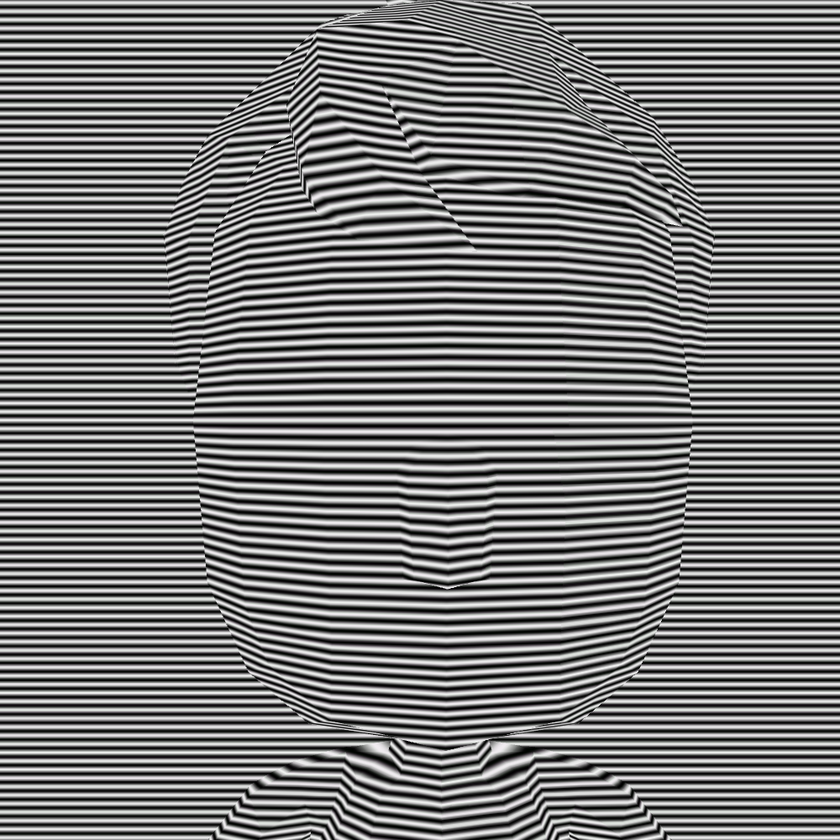
#> input picture phase_f1.png, 840 x 840 px, shrunk from 1000 x 1000 before the run
$ python process_images.py
#> lines starting #> are read from the running program, lines starting #| are printed output that depends on the picture
#> in gray_file, img is the input picture: shape (840, 840, 3); mean B, G, R 120.2, 120.3, 120.2
import cv2
import numpy as np
import matplotlib.pyplot as plt

def display_plot(img, spectr, img2):
    magnitude_spectrum = 20 * np.log(cv2.magnitude(spectr[:, :, 0], spectr[:, :, 1]))
    plt.subplot(131), plt.imshow(img, cmap='gray')
    plt.title('Input Image'), plt.xticks([]), plt.yticks([])
    plt.subplot(132), plt.imshow(magnitude_spectrum, cmap='gray')
    plt.title('Magnitude Spectrum'), plt.xticks([]), plt.yticks([])
    plt.subplot(133), plt.imshow(img2, cmap='gray')
    plt.title('Output Image'), plt.xticks([]), plt.yticks([])
    fig, ax = plt.subplots()
    ax.plot(range(magnitude_spectrum.shape[0]), magnitude_spectrum[:][500])
    ax.grid()
    plt.show()


def lpf(img):
    rows, cols = img.shape
    crow, ccol = rows // 2, cols // 2
    mask = np.zeros((rows, cols, 2), np.uint8)
    mask[crow - 100:crow + 100, ccol - 100:ccol + 100] = 1
    return dft_image(img, mask)


def hpf(img):
    rows, cols = img.shape
#> rows = 840; cols = 840
    crow, ccol = rows // 2, cols // 2
#> crow = 420; ccol = 420
    mask = np.ones((rows, cols, 2), np.uint8)
    mask[crow - 50:crow + 50, ccol - 50:ccol + 50] = 0
    return dft_image(img, mask)


def dft_image(img, mask):
    dft = cv2.dft(img, flags=cv2.DFT_COMPLEX_OUTPUT)
    dft_shift = np.fft.fftshift(dft)
    fshift = dft_shift * mask
    f_ishift = np.fft.ifftshift(fshift)
    img_back = cv2.idft(f_ishift)
    img_back = cv2.magnitude(img_back[:, :, 0], img_back[:, :, 1])
    img_back = (img_back - np.min(img_back)) / (np.max(img_back) - np.min(img_back))
    # display_plot(img, fshift, img_back)
    return img_back


def gray_file(filename):
    img = cv2.imread(filename)
    gray = cv2.cvtColor(img, cv2.COLOR_BGR2GRAY)
    return np.asarray(gray, dtype="float32") / 255.0


if __name__ == '__main__':

    images_files = ['phase_f1.png', 'phase_f2.png', 'phase_f3.png', 'phase_f4.png']
    ref_files = ['ref_f1.png', 'ref_f2.png', 'ref_f3.png', 'ref_f4.png']

    # read images of the 3D object and filter with high-pass filter
    images = [hpf(gray_file(f)) for f in images_files]
#> call 2 of gray_file, with filename = 'phase_f2.png'
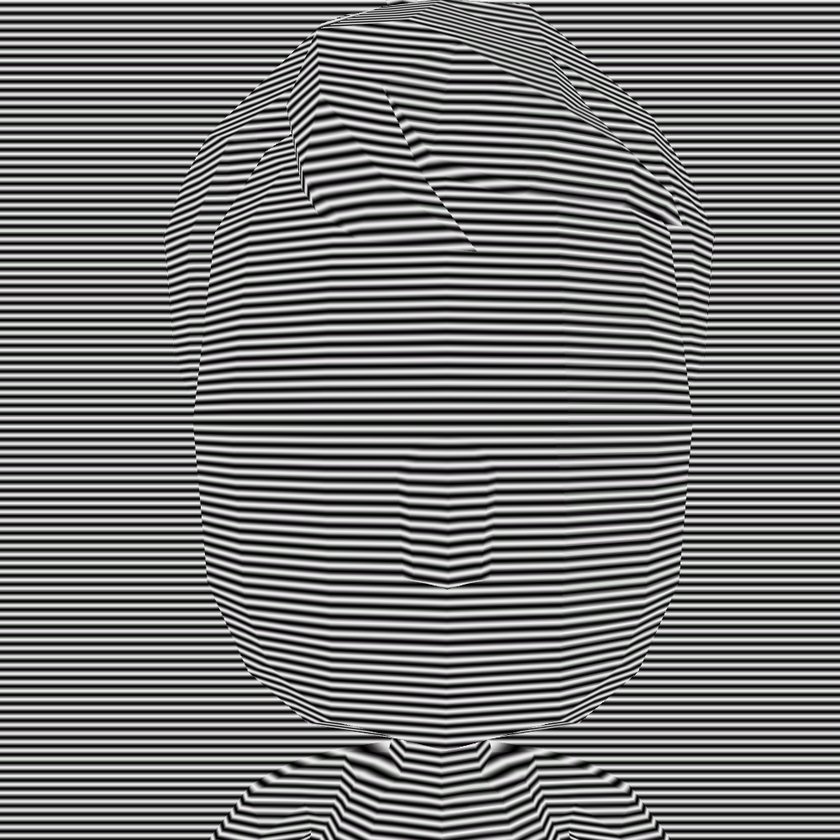
#> input picture phase_f2.png, 840 x 840 px, shrunk from 1000 x 1000 before the run
#> in gray_file, img is the input picture: shape (840, 840, 3); mean B, G, R 120, 120.2, 120
#> in dft_image (call 2), `img_back = cv2.magnitude(img_back[:, :, 0], img_back[:, :, 1])`:
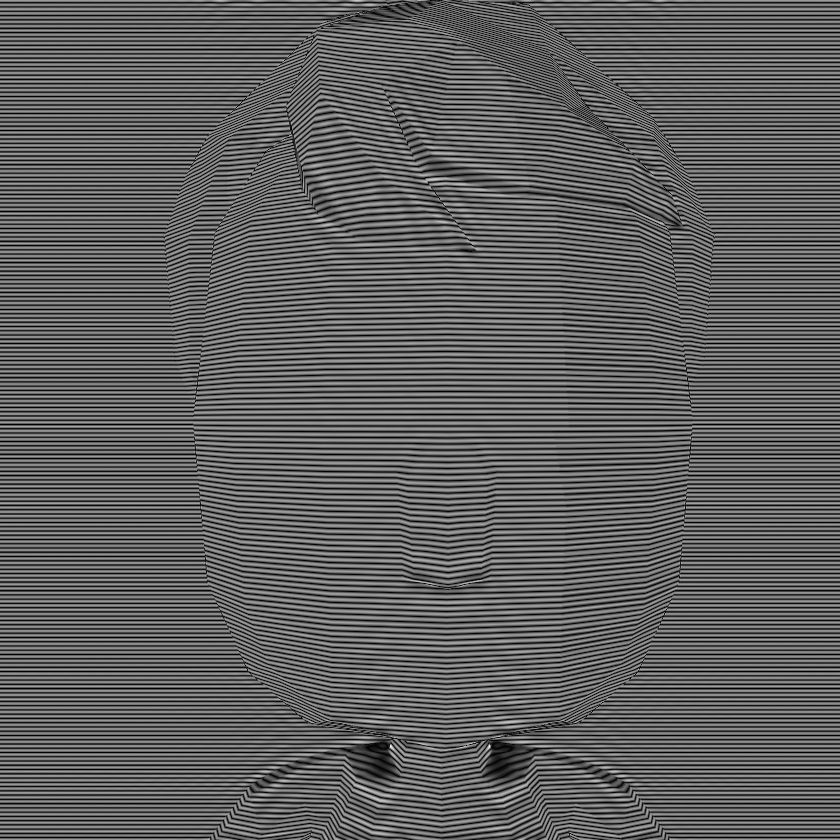
#> img_back: shape (840, 840) float32; min 11.82, max 529651.9, mean 198282.2; drawn with min black and max white
#> call 3 of gray_file, with filename = 'phase_f3.png'
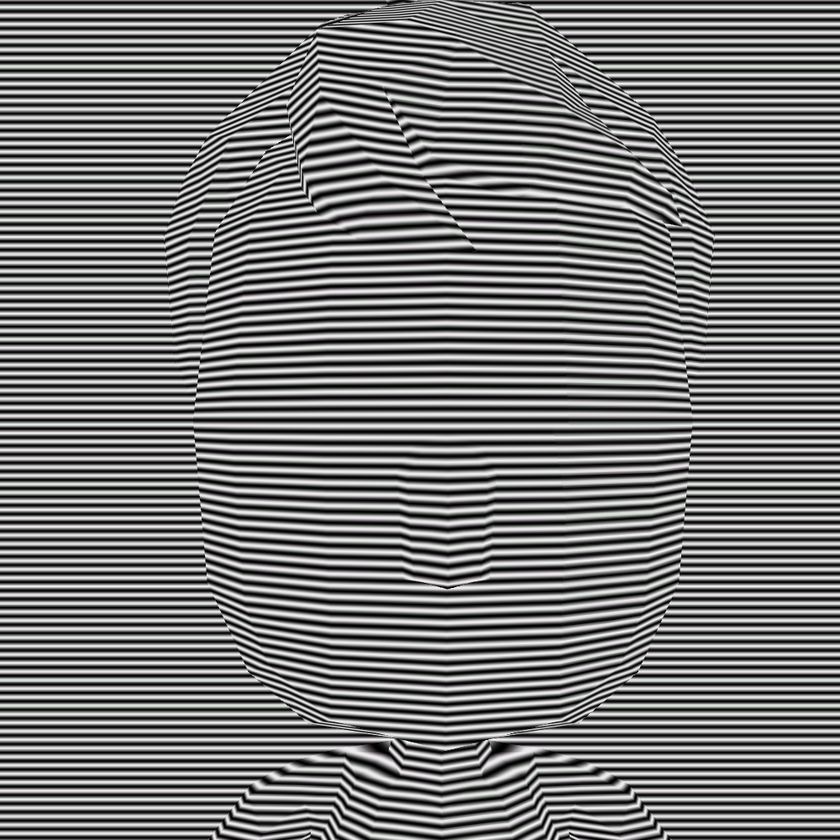
#> input picture phase_f3.png, 840 x 840 px, shrunk from 1000 x 1000 before the run
#> in gray_file, img is the input picture: shape (840, 840, 3); mean B, G, R 119.7, 119.8, 119.7
#> call 4 of gray_file, with filename = 'phase_f4.png'
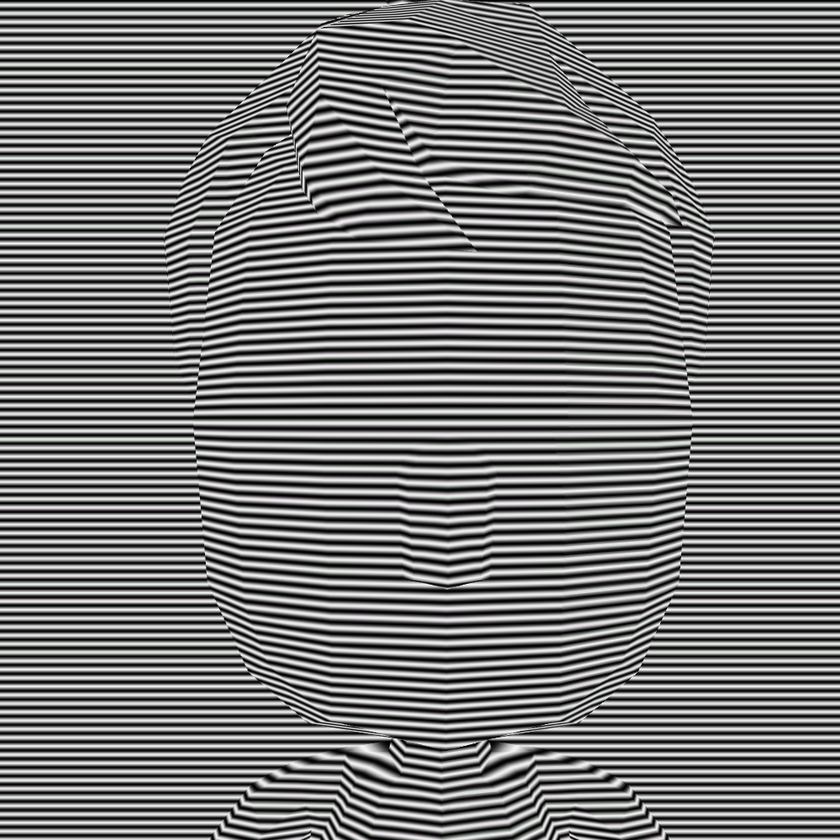
#> input picture phase_f4.png, 840 x 840 px, shrunk from 1000 x 1000 before the run
#> in gray_file, img is the input picture: shape (840, 840, 3); mean B, G, R 119.8, 120, 119.8
#> images = 4 items

    # read reference images and filter with high-pass filter
    refs = [gray_file(f) for f in ref_files]
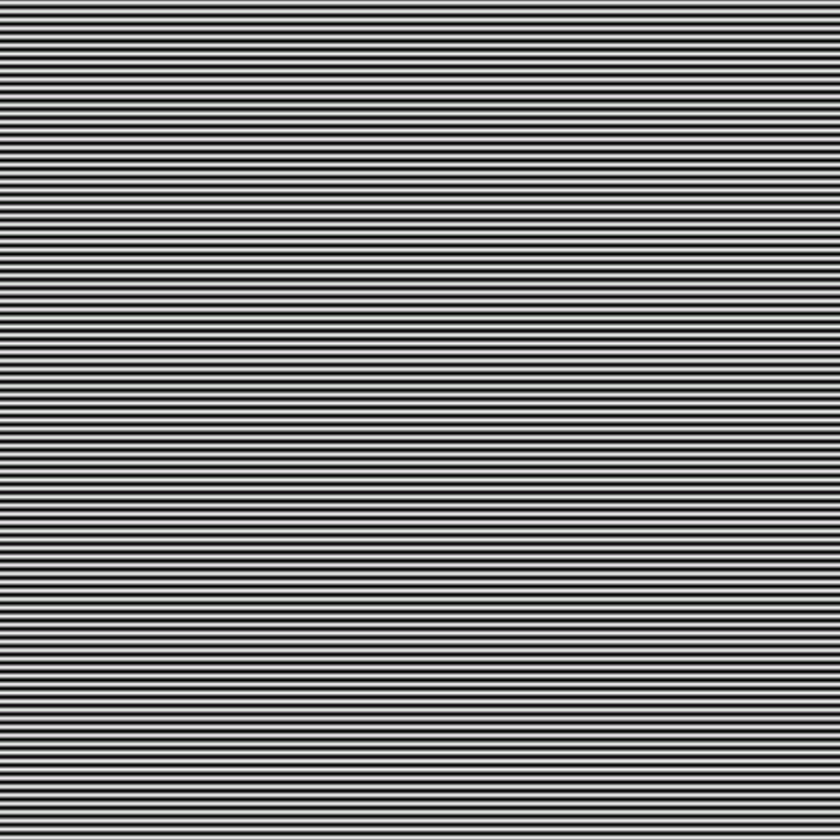
#> input picture ref_f1.png, 840 x 840 px, shrunk from 1000 x 1000 before the run
#> in gray_file, img is the input picture: shape (840, 840, 3); mean B, G, R 120.6, 121, 120.6
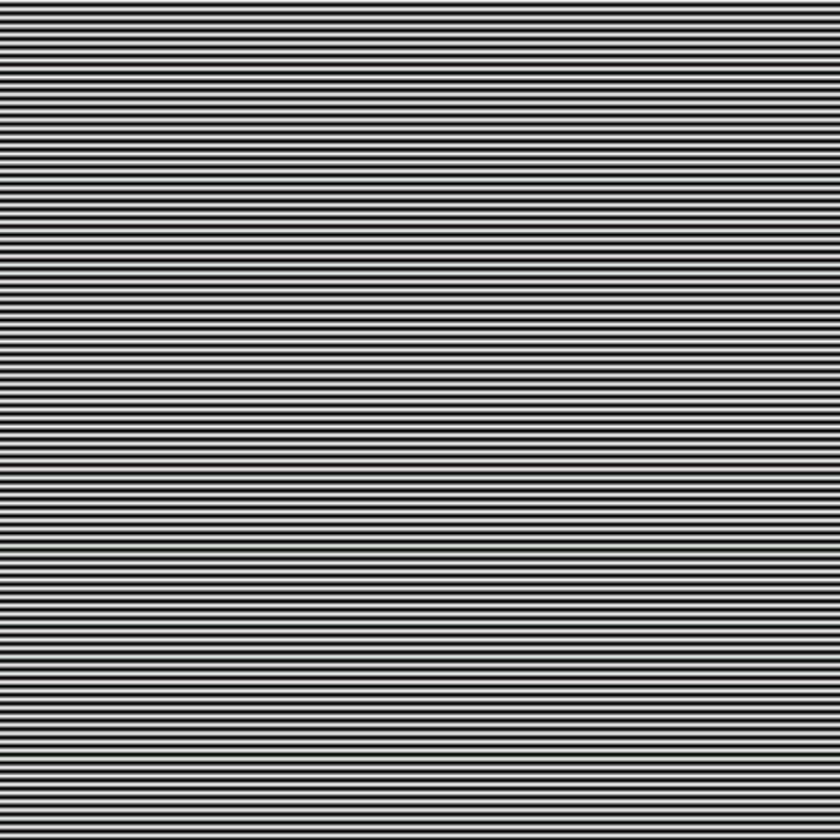
#> input picture ref_f2.png, 840 x 840 px, shrunk from 1000 x 1000 before the run
#> in gray_file, img is the input picture: shape (840, 840, 3); mean B, G, R 120.4, 120.7, 120.4
#> (the run stopped early here; a loop or call above may not have finished)
